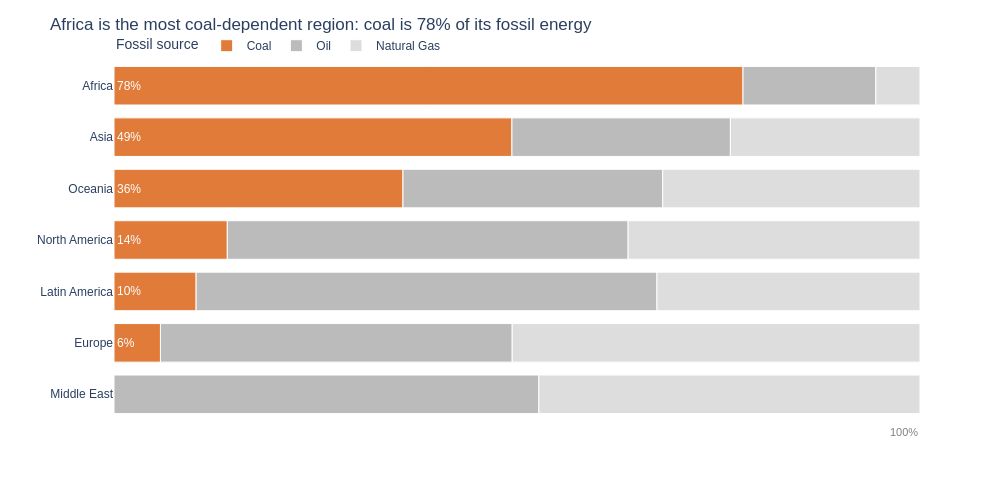

The code cell stored with this chart in its notebook:
### Markdown cell above
## Task 3 — 100% stacked bar: which region relies most on coal?

**What to build:** A horizontal 100% stacked bar chart showing, for each **Region**, how its fossil energy splits between Coal, Oil and Natural Gas. This is the **same data as your Task 1 treemap**, visualised a second way.

**Requirements:**
- Reuse `df_fossil` from Task 1; aggregate TWh by `Region` × `Source` and convert to **shares of each region's fossil total**
- Horizontal bars, regions **sorted by coal share** (highest at the top)
- Coal is the segment on the baseline (first in `category_orders`) and the **only coloured segment** — keep it the same colour as in Task 1; Oil and Natural Gas in two greys
- Percentage labels on the coal segments only
- Insight title naming the most coal-dependent region and its coal share

> 💡 `df.groupby('Region')['TWh'].transform('sum')` gives each row its region total

### Code cell
# Task 3
reg = df_fossil.groupby(['Region', 'Source'], as_index=False)['TWh'].sum()
reg['Share'] = reg['TWh'] / reg.groupby('Region')['TWh'].transform('sum')  

coal_share = (reg.pivot(index='Region', columns='Source', values='Share')
                 .fillna(0)['Coal'].sort_values(ascending=False))
region_order = coal_share.index.tolist()             

reg['Label'] = np.where(reg['Source'] == 'Coal', reg['Share'].map('{:.0%}'.format), '')

accent = {'Coal': fossil_colours['Coal'], 'Oil': '#BBBBBB', 'Natural Gas': '#DDDDDD'}

fig3 = px.bar(
    reg, x='Share', y='Region', color='Source', text='Label',
    color_discrete_map=accent,
    category_orders={'Region': region_order,
                     'Source': ['Coal', 'Oil', 'Natural Gas']},   
    labels={'Share': 'Share of fossil energy', 'Source': 'Fossil source'},
    height=500, width=1000, template='plotly_white',
)
fig3.update_traces(textposition='inside', insidetextanchor='start',   
                   textfont=dict(color='white', size=12),
                   marker_line_color='white', marker_line_width=1)    
top = region_order[0]
fig3.update_layout(
    title=f'{top} is the most coal-dependent region: coal is {coal_share[top]:.0%} of its fossil energy',
    font=dict(family='Arial', size=12),
    bargap=0.25,
    legend=dict(orientation='h', x=0, y=1.08),
    xaxis=dict(visible=False, range=[0, 1]),             
    yaxis=dict(title=''),
)
fig3.add_annotation(x=1, y=0, xref='x', yref='paper', xanchor='right', yanchor='top',
                    yshift=-4, text='100%', showarrow=False, font=dict(size=11, color='grey'))
fig3.show()

### Figure 1 — Plotly figure (JSON) as saved in the notebook; plotly's stock layout.template omitted (floating-point values rounded to 4 significant figures)
{"data": [{"hovertemplate": "Fossil source=Coal<br>Share of fossil energy=%{x}<br>Region=%{y}<br>Label=%{text}<extra></extra>", "insidetextanchor": "start", "legendgroup": "Coal", "marker": {"color": "#E07B39", "line": {"color": "white", "width": 1}, "pattern": {"shape": ""}}, "name": "Coal", "orientation": "h", "showlegend": true, "text": ["78%", "49%", "6%", "10%", "14%", "36%"], "textfont": {"color": "white", "size": 12}, "textposition": "inside", "type": "bar", "x": [0.7804, 0.4937, 0.05765, 0.1019, 0.1406, 0.3585], "xaxis": "x", "y": ["Africa", "Asia", "Europe", "Latin America", "North America", "Oceania"], "yaxis": "y"}, {"hovertemplate": "Fossil source=Oil<br>Share of fossil energy=%{x}<br>Region=%{y}<br>Label=%{text}<extra></extra>", "insidetextanchor": "start", "legendgroup": "Oil", "marker": {"color": "#BBBBBB", "line": {"color": "white", "width": 1}, "pattern": {"shape": ""}}, "name": "Oil", "orientation": "h", "showlegend": true, "text": ["", "", "", "", "", "", ""], "textfont": {"color": "white", "size": 12}, "textposition": "inside", "type": "bar", "x": [0.1648, 0.2711, 0.4364, 0.5718, 0.5271, 0.4973, 0.3223], "xaxis": "x", "y": ["Africa", "Asia", "Europe", "Latin America", "Middle East", "North America", "Oceania"], "yaxis": "y"}, {"hovertemplate": "Fossil source=Natural Gas<br>Share of fossil energy=%{x}<br>Region=%{y}<br>Label=%{text}<extra></extra>", "insidetextanchor": "start", "legendgroup": "Natural Gas", "marker": {"color": "#DDDDDD", "line": {"color": "white", "width": 1}, "pattern": {"shape": ""}}, "name": "Natural Gas", "orientation": "h", "showlegend": true, "text": ["", "", "", "", "", "", ""], "textfont": {"color": "white", "size": 12}, "textposition": "inside", "type": "bar", "x": [0.05476, 0.2352, 0.5059, 0.3264, 0.4729, 0.3621, 0.3192], "xaxis": "x", "y": ["Africa", "Asia", "Europe", "Latin America", "Middle East", "North America", "Oceania"], "yaxis": "y"}], "layout": {"annotations": [{"font": {"color": "grey", "size": 11}, "showarrow": false, "text": "100%", "x": 1, "xanchor": "right", "xref": "x", "y": 0, "yanchor": "top", "yref": "paper", "yshift": -4}], "bargap": 0.25, "barmode": "relative", "font": {"family": "Arial", "size": 12}, "height": 500, "legend": {"orientation": "h", "title": {"text": "Fossil source"}, "tracegroupgap": 0, "x": 0, "y": 1.08}, "margin": {"t": 60}, "title": {"text": "Africa is the most coal-dependent region: coal is 78% of its fossil energy"}, "width": 1000, "xaxis": {"anchor": "y", "domain": [0, 1], "range": [0, 1], "title": {"text": "Share of fossil energy"}, "visible": false}, "yaxis": {"anchor": "x", "categoryarray": ["Middle East", "Europe", "Latin America", "North America", "Oceania", "Asia", "Africa"], "categoryorder": "array", "domain": [0, 1], "title": {"text": ""}}}}
